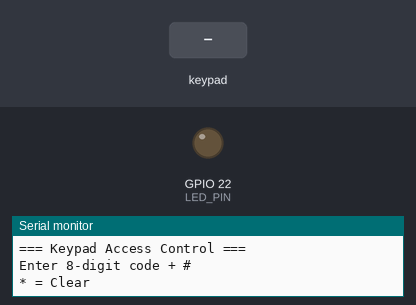
The sketch below on a simulated ESP32. On the bench: output pins drawn as LEDs (lit = HIGH), the last lines printed to the serial monitor. The test bench sets the inputs (shaded band).

Above: at 1.2 s.
1.3 s: keypad keys 7 2 9 5 3 6 8 9 # pressed 0.4 s apart
At 5.8 s:
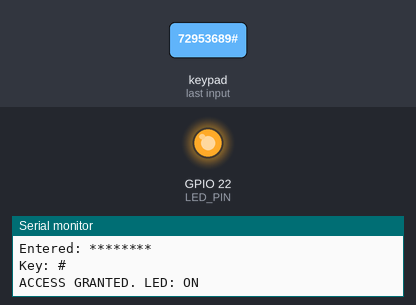
6.4 s: key 'A' pressed
7.9 s: key 'B' pressed
9.4 s: keypad keys 7 2 9 5 3 6 8 9 * pressed 0.4 s apart
14.5 s: key 'C' pressed
16.0 s: keypad keys 7 2 9 5 3 6 8 9 D pressed 0.4 s apart
Timing chart, 0 to 19.0 s (numbered marks = the images above; inputs shaded):
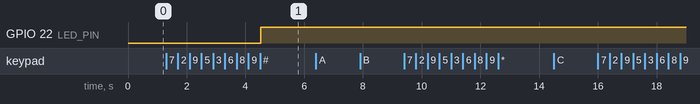

The sketch:

SampleKeyPad.ino
```cpp
#include <Keypad.h>
#include <string.h>

// ---------------- PIN CONFIG ----------------
#define ROW_NUM     4
#define COLUMN_NUM  4
#define LED_PIN     22

// ---------------- CODE CONFIG ----------------
#define CODE_LENGTH 8   // change this to desired length

// ---------------- KEYPAD ----------------
char keys[ROW_NUM][COLUMN_NUM] = {
  {'1', '2', '3', 'A'},
  {'4', '5', '6', 'B'},
  {'7', '8', '9', 'C'},
  {'*', '0', '#', 'D'}
};

byte pin_rows[ROW_NUM]    = {13, 12, 14, 27};
byte pin_column[COLUMN_NUM] = {26, 25, 33, 32};

Keypad keypad = Keypad(makeKeymap(keys), pin_rows, pin_column, ROW_NUM, COLUMN_NUM);

// ---------------- ACCESS CONTROL ----------------
const char* allowedCodes[] = {"72953689"};   // must match CODE_LENGTH
const int numCodes = sizeof(allowedCodes) / sizeof(allowedCodes[0]);

char enteredCode[CODE_LENGTH + 1];  // buffer for digits + null
byte codeIndex = 0;

bool ledState = false;

// ---------------- HELPERS ----------------
bool isDigitKey(char key) {
  return (key >= '0' && key <= '9');
}

bool checkCode(const char* code) {
  for (int i = 0; i < numCodes; i++) {
    if (strcmp(code, allowedCodes[i]) == 0) {
      return true;
    }
  }
  return false;
}

void resetInput() {
  codeIndex = 0;
  enteredCode[0] = '\0';
}

// ---------------- SETUP ----------------
void setup() {
  Serial.begin(115200);

  pinMode(LED_PIN, OUTPUT);
  digitalWrite(LED_PIN, LOW);

  keypad.setDebounceTime(50);

  resetInput();

  Serial.println("=== Keypad Access Control ===");
  Serial.print("Enter ");
  Serial.print(CODE_LENGTH);
  Serial.println("-digit code + #");
  Serial.println("* = Clear");
}

// ---------------- LOOP ----------------
void loop() {
  char key = keypad.getKey();
  if (!key) return;

  Serial.print("Key: ");
  Serial.println(key);

  // ---------------- CLEAR ----------------
  if (key == '*') {
    resetInput();
    Serial.println("Cleared");
    return;
  }

  // ---------------- SUBMIT ----------------
  if (key == '#') {
    if (codeIndex == CODE_LENGTH) {
      if (checkCode(enteredCode)) {
        ledState = !ledState;
        digitalWrite(LED_PIN, ledState);

        Serial.print("ACCESS GRANTED. LED: ");
        Serial.println(ledState ? "ON" : "OFF");
      } else {
        Serial.println("ACCESS DENIED");
      }
    } else {
      Serial.print("Enter exactly ");
      Serial.print(CODE_LENGTH);
      Serial.println(" digits");
    }
    resetInput();
    return;
  }

  // ---------------- IGNORE NON-DIGITS ----------------
  if (!isDigitKey(key)) {
    Serial.println("Invalid key (only 0-9 allowed)");
    return;
  }

  // ---------------- ADD DIGIT ----------------
  if (codeIndex < CODE_LENGTH) {
    enteredCode[codeIndex++] = key;
    enteredCode[codeIndex] = '\0';

    Serial.print("Entered: ");
    for (int i = 0; i < codeIndex; i++) Serial.print("*");
    Serial.println();
  } else {
    // Strict block after CODE_LENGTH digits
    Serial.print("Only ");
    Serial.print(CODE_LENGTH);
    Serial.println(" digits allowed. Press # or *");
  }
}
```

Measured:
- after the input at 1.3 s, GPIO 22 (LED_PIN): LOW → HIGH after 3.2 s
